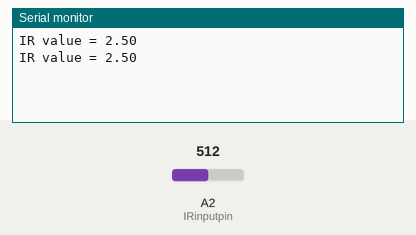
This sketch was run on a simulated Arduino Uno, built with avr-gcc and run on an emulated ATmega328P. Shown: the last lines printed to the serial monitor. Inputs (shaded band) come from the test bench; at power-on: A2 (IRinputpin) = 512.

Above: at 2.2 s.
2.3 s: A2 (IRinputpin) set to 716
At 3.5 s:
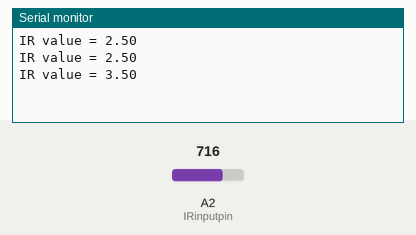
3.8 s: A2 (IRinputpin) set to 900
At 4.3 s:
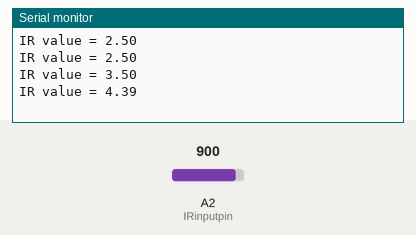
Timing chart, 0 to 6.8 s (numbered marks = the images above; inputs shaded):
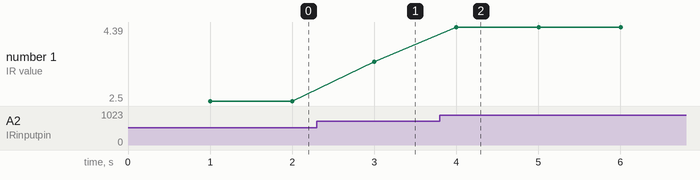

Measured:
- after the input at 2.3 s, the serial monitor: prints a new line after 0.70 s (image 1)
- after the input at 3.8 s, the serial monitor: prints a new line after 0.20 s (image 2)
- plotted number 1: 2.5 → 3.5 after the input at 2.3 s, 3.5 → 4.39 after the input at 3.8 s

The sketch:

Read_IR_sensor.ino
```cpp
//**********Read_IR_Sensor***************

/*This routine will read values from an Sharp IR sensor and
  send the values to the PC using the XBEE

*/

int IRinputpin = 2;
int  IRvalue = 0;
float IRvolts = 0.0;
String sHeader = "IR value = ";

// Pin 0 maps to the USER LED on the ArbotiX Robocontroller.
int led = 0;

//*************************************************
void setup()
{
  // start serial port at 38400 bps:
  Serial.begin(38400);

  // wait to connect
  delay(1000);

  // initialize the digital pin as an output.
  pinMode(led, OUTPUT);
}

//****************************************************
void loop()
{
  // turn the LED on (HIGH is the voltage level)
  digitalWrite(led, HIGH);

  IRvalue = analogRead(IRinputpin);    // read the input pin

  IRvolts = (float)IRvalue * 5.0 / 1024.0;  //convert to volts

  // Send header and the result
  Serial.print(sHeader);
  Serial.println(IRvolts);

  delay(100);

  // turn the LED off by making the voltage LOW
  digitalWrite(led, LOW);

  delay(900);
}
//***************** program end*********************
```
